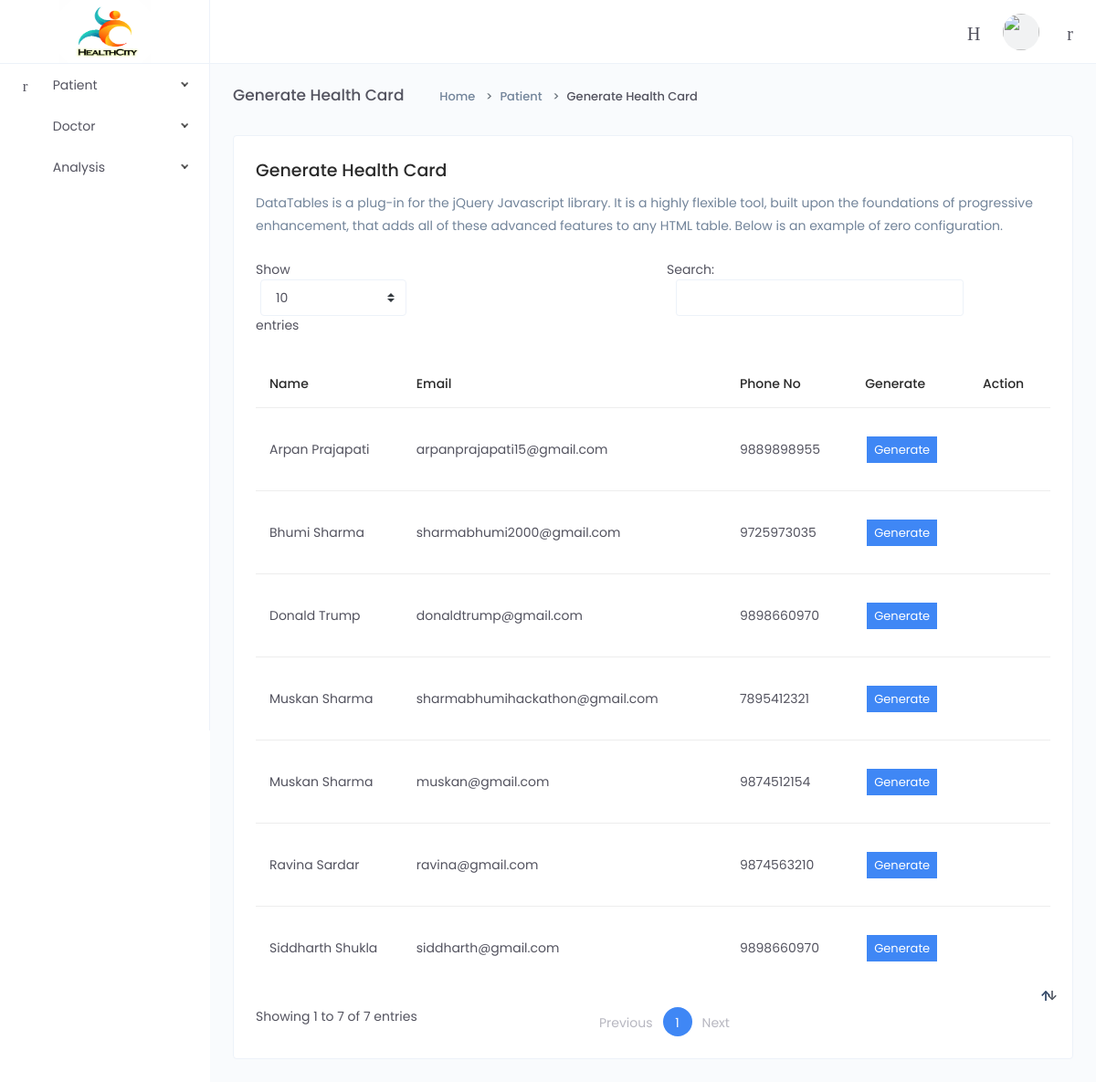
The page /admin/gen_card.php on the database its author committed.
### tables this page shows
CREATE TABLE `user_master` (
  `login_id` int(10) NOT NULL,
  `card_id` varchar(12) NOT NULL,
  `fname` varchar(100) NOT NULL,
  `lname` varchar(500) NOT NULL,
  `email` varchar(100) NOT NULL,
  `phone_no` bigint(50) NOT NULL,
  `dob` varchar(15) NOT NULL,
  `password` varchar(50) NOT NULL,
  `role_id` int(50) NOT NULL,
  `active` int(50) NOT NULL,
  `status` int(50) NOT NULL,
  `gender` varchar(100) NOT NULL,
  `address` varchar(500) NOT NULL,
  `profile_pic` varchar(500) NOT NULL,
  `blood_group` varchar(50) NOT NULL,
  `state` varchar(50) NOT NULL,
  `city` varchar(50) NOT NULL,
  `aadhar` varchar(10000) NOT NULL,
  `registered_time` timestamp NOT NULL DEFAULT current_timestamp() ON UPDATE current_timestamp()
);

### admin/lib/dbconnect.php (called while the page is built)
<?php
	class dbconnect
	{
		function connect()
		{
			$connection = mysqli_connect("localhost","root","","health_city");
			return $connection;
		}
	}
?>

### admin/lib/dao.php (called while the page is built, shortened)
<?php
include_once 'dbconnect.php';
class dao implements interface1
{
    private $conn;
    function __construct()
    {
        $db=new DbConnect();
        $this->conn=$db->connect();
    }
    function select($table, $where='', $other='')
    {
        $select = mysqli_query($this->conn,"SELECT * FROM $table $where $other") or die(mysqli_error($this->conn));
        return $select;
    }
}
?>

### admin/gen_card.php (the view, shortened to what this page needs)
<?php
	require 'lib/dao.php';
	  $d = new dao();
	include "header.php";
?>
  <link type="text/css" rel="stylesheet" href="assets/css/custom.css" />
            <div class="page-container">
                <div class="main-content">
                    <div class="page-header">
                        <h2 class="header-title">Generate Health Card</h2>
                        <div class="header-sub-title">
                            <nav class="breadcrumb breadcrumb-dash">
                                <a href="#" class="breadcrumb-item"><i class="anticon anticon-home m-r-5"></i>Home</a>
                                <a class="breadcrumb-item" href="#">Patient</a>
                                <span class="breadcrumb-item active">Generate Health Card</span>
                            </nav>
                        </div>
                    </div>
                    <div class="card">
                        <div class="card-body">
                            <h4>Generate Health Card</h4>
                            <p>DataTables is a plug-in for the jQuery Javascript library. It is a highly flexible tool, built upon the foundations of progressive enhancement, that adds all of these advanced features to any HTML table. Below is an example of zero configuration.</p>
                            <div class="m-t-25">
                                <table id="data-table" class="table">
                                    <thead>
                                        <tr>
                                            <th>Name</th>
                                            <th>Email</th>
                                            <th>Phone No</th>
                                            <th>Generate</th>
                                             <th>Action</th>
                                        </tr>
                                    </thead>
<?php
                $PNG_TEMP_DIR = dirname(__FILE__).DIRECTORY_SEPARATOR.'phpqrcode/temp'.DIRECTORY_SEPARATOR;
    $PNG_WEB_DIR = 'phpqrcode/temp/';
    $filename = $PNG_TEMP_DIR.'test.png';
    $errorCorrectionLevel = 'L';
    $matrixPointSize = 4;
    ?>
                                    <tbody>
                                    	    <?php
           $q5 = $d->select("user_master","");
          while( $result = mysqli_fetch_array($q5)){
$qrdata = "192.168.43.10/Healthcity/patient/view_record.php?log1=".$result['card_id'];
             if (isset($qrdata)) {
        $filename = $PNG_TEMP_DIR.'test'.md5($qrdata.'|'.$errorCorrectionLevel.'|'.$matrixPointSize).'.png';
    } else {
        echo 'You can provide data in GET parameter: <a href="?data=like_that">like that</a><hr/>';
        QRcode::png('PHP QR Code :)', $filename, $errorCorrectionLevel, $matrixPointSize, 2);
    }
        $img1 = "assets/images/profilepic/1581489425.IMG_4409.jpg";
       $var =$PNG_WEB_DIR.basename($filename);
      ?>
                                        <tr>
                                          <td ><?php echo $result['fname']." ".$result['lname'];?></td>
                                         <td><?php echo $result['email']; ?></td>
                                            <td><?php echo $result['phone_no']; ?></td>
                                            <td><a href="#" class=" openmodal  btn-primary btn-xs" data-toggle="modal" data-target="#myModal"
											data-gender = "<?php echo $result['gender'];?>" data-bdate="<?php echo $result['dob'];?>"
											data-img = "<?php echo $img1; ?>" data-cardid= "<?php echo $result['card_id'];?>"
                                            data-name="<?php echo $result['fname']." ".$result['lname'];?>"
                                                data-qr = "<?php echo $var;   ?>"
                                            	style="color: white; border: 2px solid white;">Generate</a></td>
                                            <td> <a  href="editpatient.php?id=<?php echo $result['login_id']; ?>" class="btn btn-icon btn-hover btn-sm btn-rounded pull-right">
                                                    <i class="anticon anticon-edit"></i>
                                                </a>
                                                <button class="btn btn-icon btn-hover btn-sm btn-rounded">
                                                    <i class="anticon anticon-delete"></i>
                                                </button></td>
                                        </tr>
                                    <?php  }  ?>
                                    </tbody>
                                </table>
                            </div>
                            </div>
                        </div>
                    </div>
                </div>
            </div>
        </div>
</body>
</html>

### admin/header.php (shortened to what this page needs)
<!DOCTYPE html>
<html lang="en">
<head>
 <link type="text/css" rel="stylesheet" href="assets/vendors/jasny-bootstrap/css/jasny-bootstrap.min.css" />
    <link href="assets/css/app.min.css" rel="stylesheet">
    <link href="assets/vendors/bootstrap-datepicker/bootstrap-datepicker.min.css" rel="stylesheet">
<link href="assets/vendors/select2/select2.css" rel="stylesheet">
</head>
<body onload="f1()">
    <div class="app">
        <div class="layout">
            <div class="header">
                <div class="logo logo-dark">
                    <a href="index.php">
                        <img src="assets/images/logo/logo1.png" alt="Logo" style="height: 70px; width: 100px;">
                    </a>
                </div>
                <div class="nav-wrap">
                    <ul class="nav-left">
                        <li class="desktop-toggle">
                            <a href="javascript:void(0);">
                                <i class="anticon"></i>
                            </a>
                        </li>
                        <li>
                            <a href="javascript:void(0);" data-toggle="modal" data-target="#search-drawer">
                                <i class="anticon anticon-search"></i>
                            </a>
                        </li>
                    </ul>
                    <ul class="nav-right">
                        <li class="dropdown dropdown-animated scale-left">
                            <a href="javascript:void(0);" data-toggle="dropdown">
                                <i class="anticon anticon-bell notification-badge"></i>
                            </a>
                        </li>
                        <li class="dropdown dropdown-animated scale-left">
                            <div class="pointer" data-toggle="dropdown">
                                <div class="avatar avatar-image  m-h-10 m-r-15">
                                    <img src="assets/images/avatars/thumb-3.jpg"  alt="">
                                </div>
                            </div>
                        </li>
                        <li>
                            <a href="javascript:void(0);" data-toggle="modal" data-target="#quick-view">
                                <i class="anticon anticon-appstore"></i>
                            </a>
                        </li>
                    </ul>
                </div>
            </div>
            <div class="side-nav">
                <div class="side-nav-inner">
                    <ul class="side-nav-menu scrollable">
                        <li class="nav-item dropdown">
                            <a class="dropdown-toggle" href="javascript:void(0);">
                                <span class="icon-holder">
                                    <i class="anticon anticon-appstore"></i>
                                </span>
                                <span class="title">Patient</span>
                            </a>
                        </li>
                        <li class="nav-item dropdown">
                            <a class="dropdown-toggle" href="javascript:void(0);">
                                <span class="icon-holder">
                                    <i class="anticon anticon-lock"></i>
                                </span>
                                <span class="title">Doctor</span>
                            </a>
                        </li>
                         <li class="nav-item dropdown">
                            <a class="dropdown-toggle" href="javascript:void(0);">
                                <span class="icon-holder">
                                    <i class="anticon anticon-line-chart"></i>
                                </span>
                                <span class="title">Analysis</span>
                            </a>
                        </li>
                    </ul>
                </div>
            </div>

### admin/assets/css/custom.css (style rules this page uses)
.card { margin-bottom: 0; }
.btn { outline: none !important; }
.m-t-25 { margin-top: 25px; }
table.dataTable thead .sorting:before, table.dataTable thead .sorting:after, table.dataTable thead .sorting_asc:before, table.dataTable thead .sorting_asc:after, table.dataTable thead .sorting_desc:before, table.dataTable thead .sorting_desc:after, table.dataTable thead .sorting_asc_disabled:before, table.dataTable thead .sorting_asc_disabled:after, table.dataTable thead .sorting_desc_disabled:before, table.dataTable thead .sorting_desc_disabled:after { position: absolute; bottom: 0.9em; display: block; opacity: 0.3; }
table.dataTable thead .sorting:before, table.dataTable thead .sorting_asc:before, table.dataTable thead .sorting_desc:before, table.dataTable thead .sorting_asc_disabled:before, table.dataTable thead .sorting_desc_disabled:before { right: 1em; content: "\2191"; }
table.dataTable thead .sorting:after, table.dataTable thead .sorting_asc:after, table.dataTable thead .sorting_desc:after, table.dataTable thead .sorting_asc_disabled:after, table.dataTable thead .sorting_desc_disabled:after { right: 0.5em; content: "\2193"; }
table.dataTable thead .sorting_asc:before, table.dataTable thead .sorting_desc:after { opacity: 1; }

### rows shown on the page
user_master: fname "Bhumi", lname "Sharma", email "sharmabhumi2000@gmail.com", phone_no "9725973035"
user_master: fname "Donald", lname "Trump", email "donaldtrump@gmail.com", phone_no "9898660970"
user_master: fname "Siddharth", lname "Shukla", email "siddharth@gmail.com", phone_no "9898660970"
user_master: fname "Arpan", lname "Prajapati", email "arpanprajapati15@gmail.com", phone_no "9889898955"
user_master: fname "Muskan", lname "Sharma", email "sharmabhumihackathon@gmail.com", phone_no "7895412321"
user_master: fname "Muskan", lname "Sharma", email "muskan@gmail.com", phone_no "9874512154"
user_master: fname "Ravina", lname "Sardar", email "ravina@gmail.com", phone_no "9874563210"
